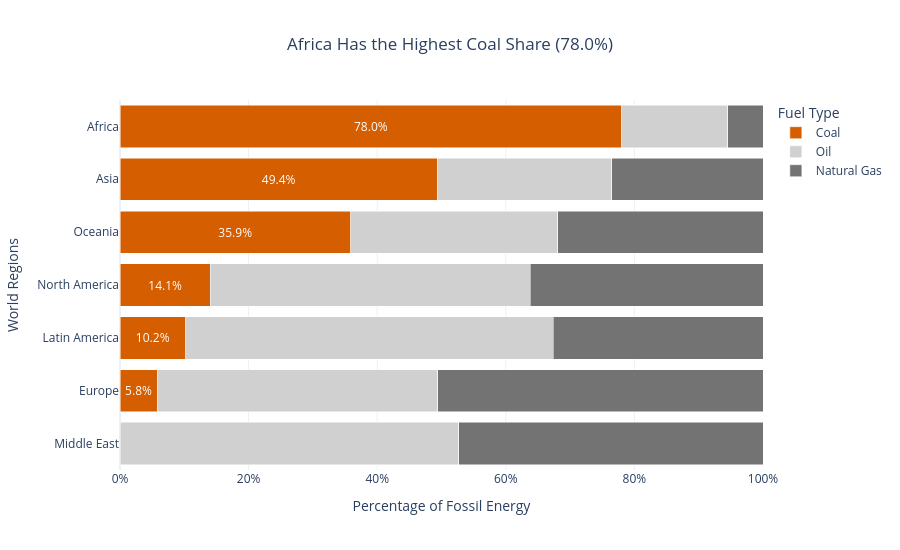

The code cell stored with this chart in its notebook:
### Markdown cell above
## Task 3 — 100% stacked bar: which region relies most on coal?

**What to build:** A horizontal 100% stacked bar chart showing, for each **Region**, how its fossil energy splits between Coal, Oil and Natural Gas. This is the **same data as your Task 1 treemap**, visualised a second way.

**Requirements:**
- Reuse `df_fossil` from Task 1; aggregate TWh by `Region` × `Source` and convert to **shares of each region's fossil total**
- Horizontal bars, regions **sorted by coal share** (highest at the top)
- Coal is the segment on the baseline (first in `category_orders`) and the **only coloured segment** — keep it the same colour as in Task 1; Oil and Natural Gas in two greys
- Percentage labels on the coal segments only
- Insight title naming the most coal-dependent region and its coal share

> 💡 `df.groupby('Region')['TWh'].transform('sum')` gives each row its region total

### Code cell
# Task 3 — 100% Stacked Bar Chart (Version 2)

# Aggregate fossil fuel consumption by region and source
df_region = (
    df_fossil.groupby(['Region', 'Source'], as_index=False)['TWh']
    .sum()
)

# Calculate total fossil fuel consumption per region
df_region['Region_Total'] = (
    df_region.groupby('Region')['TWh'].transform('sum')
)

# Calculate percentage share of each fuel
df_region['Share_pct'] = (
    df_region['TWh'] / df_region['Region_Total'] * 100
)

# Calculate coal share by region
coal_shares = (
    df_region[df_region['Source'] == 'Coal']
    .set_index('Region')['Share_pct']
)

# Identify the region with the highest coal share
coal_leader = coal_shares.idxmax()
coal_percentage = coal_shares.max()

# Sort regions by coal share
region_order = coal_shares.sort_values().index.tolist()

# Display labels only for Coal
df_region['Coal_Label'] = np.where(
    df_region['Source'] == 'Coal',
    df_region['Share_pct'].map(lambda x: f'{x:.1f}%'),
    ''
)

# New colour palette
source_colors_v2 = {
    'Coal': '#D55E00',
    'Oil': '#D0D0D0',
    'Natural Gas': '#737373'
}

# Create horizontal 100% stacked bar chart
fig4 = px.bar(
    df_region,
    x='Share_pct',
    y='Region',
    color='Source',
    orientation='h',
    barmode='stack',
    text='Coal_Label',
    color_discrete_map=source_colors_v2,
    category_orders={
        'Source': ['Coal', 'Oil', 'Natural Gas'],
        'Region': region_order
    },
    title=(
        f'{coal_leader} Has the Highest Coal Share '
        f'({coal_percentage:.1f}%)'
    ),
    labels={
        'Share_pct': 'Fossil Energy Share (%)',
        'Region': 'Region',
        'Source': 'Energy Source'
    }
)

fig4.update_traces(
    textposition='inside',
    insidetextanchor='middle'
)

fig4.update_layout(
    template='plotly_white',
    title_x=0.5,
    xaxis=dict(
        range=[0, 100],
        ticksuffix='%',
        title='Percentage of Fossil Energy'
    ),
    yaxis=dict(
        autorange='reversed',
        title='World Regions'
    ),
    legend_title='Fuel Type',
    height=550
)

fig4.show()

print("Region with highest coal dependency:", coal_leader)
print("Coal percentage:", round(coal_percentage, 2), "%")

### Figure 1 — Plotly figure (JSON) as saved in the notebook; plotly's stock layout.template omitted (floating-point values rounded to 4 significant figures)
{"data": [{"hovertemplate": "Energy Source=Coal<br>Fossil Energy Share (%)=%{x}<br>Region=%{y}<br>Coal_Label=%{text}<extra></extra>", "insidetextanchor": "middle", "legendgroup": "Coal", "marker": {"color": "#D55E00", "pattern": {"shape": ""}}, "name": "Coal", "orientation": "h", "showlegend": true, "text": ["78.0%", "49.4%", "5.8%", "10.2%", "14.1%", "35.9%"], "textposition": "inside", "type": "bar", "x": [78.04, 49.37, 5.765, 10.19, 14.06, 35.85], "xaxis": "x", "y": ["Africa", "Asia", "Europe", "Latin America", "North America", "Oceania"], "yaxis": "y"}, {"hovertemplate": "Energy Source=Oil<br>Fossil Energy Share (%)=%{x}<br>Region=%{y}<br>Coal_Label=%{text}<extra></extra>", "insidetextanchor": "middle", "legendgroup": "Oil", "marker": {"color": "#D0D0D0", "pattern": {"shape": ""}}, "name": "Oil", "orientation": "h", "showlegend": true, "text": ["", "", "", "", "", "", ""], "textposition": "inside", "type": "bar", "x": [16.48, 27.11, 43.64, 57.18, 52.71, 49.73, 32.23], "xaxis": "x", "y": ["Africa", "Asia", "Europe", "Latin America", "Middle East", "North America", "Oceania"], "yaxis": "y"}, {"hovertemplate": "Energy Source=Natural Gas<br>Fossil Energy Share (%)=%{x}<br>Region=%{y}<br>Coal_Label=%{text}<extra></extra>", "insidetextanchor": "middle", "legendgroup": "Natural Gas", "marker": {"color": "#737373", "pattern": {"shape": ""}}, "name": "Natural Gas", "orientation": "h", "showlegend": true, "text": ["", "", "", "", "", "", ""], "textposition": "inside", "type": "bar", "x": [5.476, 23.52, 50.59, 32.64, 47.29, 36.21, 31.92], "xaxis": "x", "y": ["Africa", "Asia", "Europe", "Latin America", "Middle East", "North America", "Oceania"], "yaxis": "y"}], "layout": {"barmode": "stack", "height": 550, "legend": {"title": {"text": "Fuel Type"}, "tracegroupgap": 0}, "title": {"text": "Africa Has the Highest Coal Share (78.0%)", "x": 0.5}, "xaxis": {"anchor": "y", "domain": [0, 1], "range": [0, 100], "ticksuffix": "%", "title": {"text": "Percentage of Fossil Energy"}}, "yaxis": {"anchor": "x", "autorange": "reversed", "categoryarray": ["Africa", "Asia", "Oceania", "North America", "Latin America", "Europe"], "categoryorder": "array", "domain": [0, 1], "title": {"text": "World Regions"}}}}
